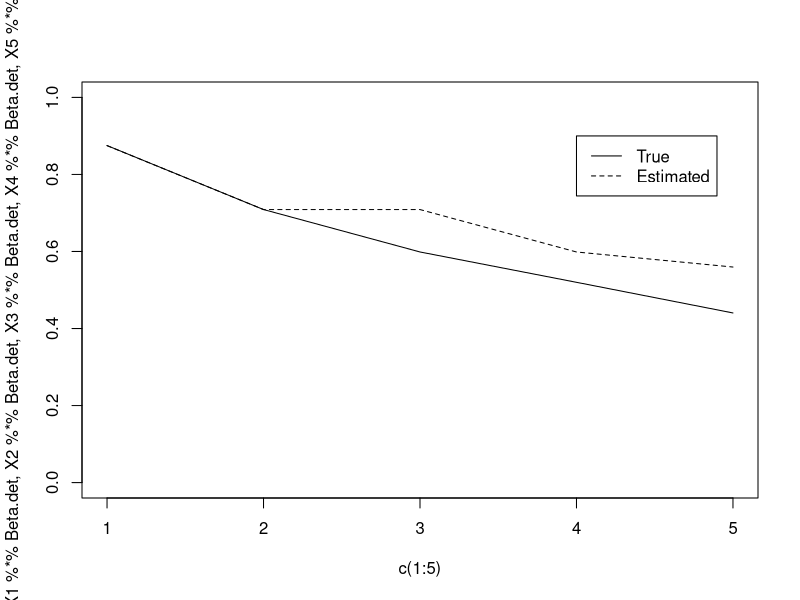

Source code (R):
Beta.det=c(1.2,1.0,0.8,-.6,-.9,-1.1,-1.3,0,.3)
X1=c(0,1,0,0,0,0,0,4,.5)
X2=c(0,1,0,1,0,0,0,4,.5)
X3=c(0,1,0,0,1,0,0,4,.5)
X4=c(0,1,0,0,0,1,0,4,.5)
X5=c(0,1,0,0,0,0,1,4,.5)  #estimated detection probability

plot(c(1:5),pnorm(rep(0,5),mean=c(X1%*%Beta.det,X2%*%Beta.det,X3%*%Beta.det,X4%*%Beta.det,X5%*%Beta.det),lower.tail=FALSE),type="l",ylim=c(0,1))

Beta.det=c(1.2,1.0,0.8,-.6,-.6,-.9,-1,0,.3)
X1=c(0,1,0,0,0,0,0,4,.5)
X2=c(0,1,0,1,0,0,0,4,.5)
X3=c(0,1,0,0,1,0,0,4,.5)
X4=c(0,1,0,0,0,1,0,4,.5)
X5=c(0,1,0,0,0,0,1,4,.5)  #estimated detection probability
X1=c(0,1,0,0,0,0,0,4,.5)
X2=c(0,1,0,1,0,0,0,4,.5)
X3=c(0,1,0,0,1,0,0,4,.5)
X4=c(0,1,0,0,0,1,0,4,.5)
X5=c(0,1,0,0,0,0,1,4,.5)  #estimated detection probability

lines(c(1:5),pnorm(rep(0,5),mean=c(X1%*%Beta.det,X2%*%Beta.det,X3%*%Beta.det,X4%*%Beta.det,X5%*%Beta.det),lower.tail=FALSE),lty=2)


legend(4,.9,c('True','Estimated'),lty=c(1:2))


